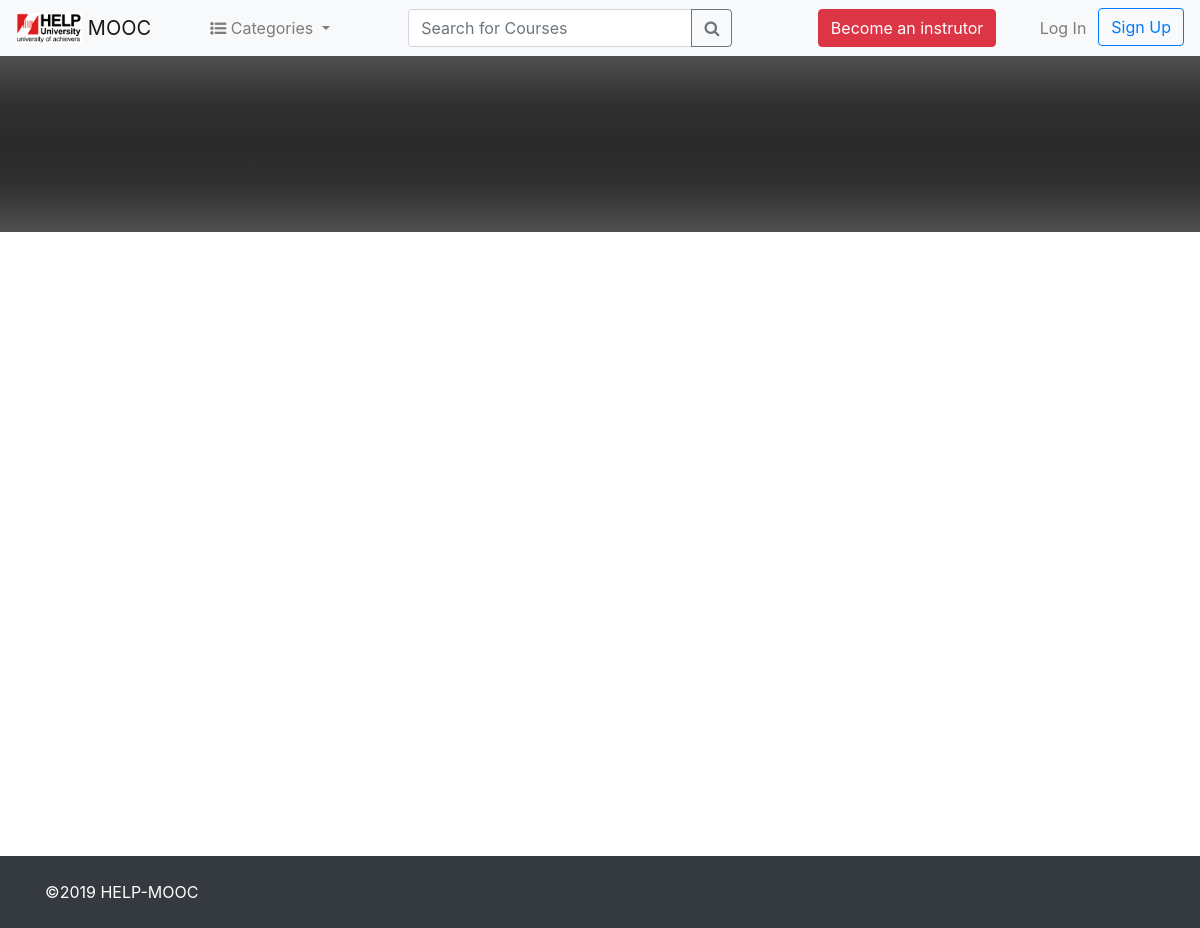
The page /adminCourse.php?cid=CRS5bf5837d5dfbb6.84482592 on the database as committed earlier.
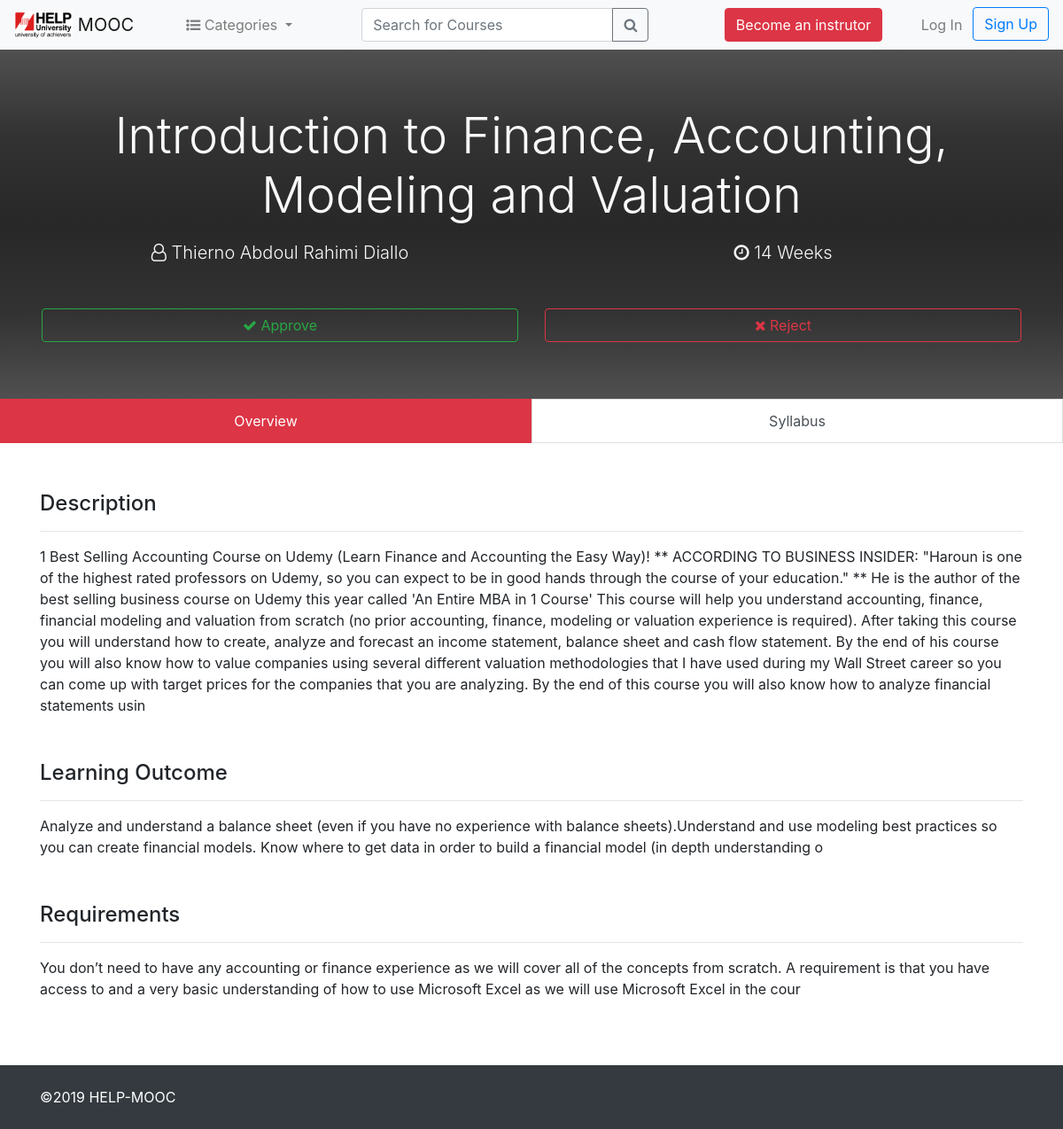
The same page on the database as committed later.
### tables this page shows
CREATE TABLE `course` (
  `id` int(11) NOT NULL,
  `crs_uniqueID` varchar(255) NOT NULL,
  `course_name` varchar(255) NOT NULL,
  `category_id` int(11) NOT NULL,
  `starting_date` varchar(255) NOT NULL,
  `duration` int(11) NOT NULL,
  `pre_requirments` varchar(255) NOT NULL,
  `learning_outcomes` varchar(255) NOT NULL,
  `descriptions` text NOT NULL,
  `status` varchar(10) NOT NULL DEFAULT 'pending',
  `instructor_id` varchar(50) NOT NULL,
  `course_path_fol` varchar(255) NOT NULL,
  `course_image` varchar(255) NOT NULL
);

CREATE TABLE `instructor` (
  `id` int(11) NOT NULL,
  `ins_uniquID` varchar(50) NOT NULL,
  `instructor_name` varchar(255) NOT NULL,
  `email` varchar(255) NOT NULL,
  `password` varchar(255) NOT NULL
);

### backend/classes/Login.php (called while the page is built, shortened)
<?php
    class Login {
        public static function isLoggedIn() {
            return false;
        }
    }
?>

### backend/classes/DB.php (called while the page is built, shortened)
<?php
    class DB {
        private static function connect() {
            $pdo = new PDO('mysql:host=127.0.0.1;dbname=help-mooc;charset=utf8', 'root', '');
            $pdo -> setAttribute(PDO::ATTR_ERRMODE, PDO::ERRMODE_EXCEPTION);
            return $pdo;
        }
        public static function query($query, $params = array()){
            $statement = self::connect()->prepare($query);
            $statement->execute($params);
            if (explode(' ', $query)[0] == 'SELECT') {
                $data = $statement->fetchAll();
                return $data;
            }
        }
    }
?>

### adminCourse.php (the view, shortened to what this page needs)
<?php
  include('./backend/classes/DB.php');
  include('./backend/classes/Login.php');
   $courseID = $_GET['cid'];
  if (Login::isLoggedIn()) {
    $outputkey  = Login::isLoggedIn();
    list($user, $key) = explode("_", $outputkey);
    if ($user == 'ADM') {
      $user_Name = DB::query('SELECT name FROM admin WHERE adm_uniqueID=:outputkey', array(':outputkey'=>$outputkey))[0]['name'];
      include('./adminHeader.php');
    }
  }else {
      include('../mainHeader.php');
  }
  $courseResult = DB::query('SELECT * FROM course WHERE crs_uniqueID =:courseID', array(':courseID'=>$courseID));
?>
<main role="main" class="course-page">
    <div class="course-jumbotron jumbotron m-0 text-light">
        <div class="container">
            <?php
                foreach ($courseResult as $value) {
                    $instructorId = $value['instructor_id'];
                    $intructorName = DB::query('SELECT * FROM instructor WHERE  ins_uniquID =:ins_uniquID', array(':ins_uniquID'=>$instructorId))[0]['instructor_name'];
            ?>
            <h1 class="display-4 text-center mb-3"><?php echo $value['course_name'];?></h1>
            <div class="row lead text-center">
                <div class="col-sm-6"><i class="fa fa-user-o" aria-hidden="true"></i> <?php echo $intructorName;?></div>
                <div class="col-sm-6"><i class="fa fa-clock-o" aria-hidden="true"></i> <?php echo $value['duration'];?> Weeks</div>
            </div>
            <div class="row">
                <div class="col-sm-6">
                    <a class="btn btn-outline-success btn-block mt-5" href="#"  data-toggle="modal" data-target="#approveModal" role="button"><i class="fa fa-check" aria-hidden="true"></i> Approve</a>
                </div>
                <div class="col-sm-6">
                    <a class="btn btn-outline-danger btn-block mt-5" href="#"  data-toggle="modal" data-target="#rejectModal" role="button"><i class="fa fa-times" aria-hidden="true"></i> Reject</a>
                </div>
            </div>
        </div>
    </div>
    <div class="list-group text-center" id="course-sections" role="tablist">
      <a class="list-group-item list-group-item-action active" data-toggle="list" href="#overview" role="tab">Overview</a>
      <a class="list-group-item list-group-item-action" data-toggle="list" href="#syllabus" role="tab">Syllabus</a>
    </div>
    <div class="container">
        <div class="tab-content">
            <div class="tab-pane fade py-4 show active" id="overview" role="tabpanel">
                <div class="course-section">
                    <h4>Description</h4>
                    <hr>
                    <p><?php echo $value['descriptions'];?></p>
                </div>
                <div class="course-section">
                    <h4>Learning Outcome</h4>
                    <hr>
                    <p><?php echo $value['learning_outcomes'];?></p>
                </div>
                <div class="course-section">
                    <h4>Requirements</h4>
                    <hr>
                    <p><?php echo $value['pre_requirments'];?></p>
                </div>
            </div>
    <?php
        }
    ?>
        </div>
    </div>
</main>
  <footer class="footer py-4 bg-dark text-light">
      <div class="container">
      <span class="cprTxt"> &copy;2019 HELP-MOOC</span>
      </div>
  </footer>
</body>
</html>

Rows that differ between the two databases and show on the page:
added course: course_name "Introduction to Finance, Accounting, Modeling and Valuation", instructor.instructor_name "Thierno Abdoul Rahimi Diallo", duration "14", descriptions "1 Best Selling Accounting Course on Udemy (Learn Finance and Accounting the Easy Way)! ** ACCORDING TO BUSINESS INSIDER: \"Haroun is one of the highest rated professors on Udemy, so you can expect to be in good hands through the course of your education.\" ** He is the author of the best selling business course on Udemy this year called 'An Entire MBA in 1 Course' This course will help you understand accounting, finance, financial modeling and valuation from scratch (no prior accounting, finance, modeling or valuation experience is required). After taking this course you will understand how to create, analyze and forecast an income statement, balance sheet and cash flow statement. By the end…", learning_outcomes "Analyze and understand a balance sheet (even if you have no experience with balance sheets).Understand and use modeling best practices so you can create financial models. Know where to get data in order to build a financial model (in depth understanding o", pre_requirments "You don’t need to have any accounting or finance experience as we will cover all of the concepts from scratch. A requirement is that you have access to and a very basic understanding of how to use Microsoft Excel as we will use Microsoft Excel in the cour"
